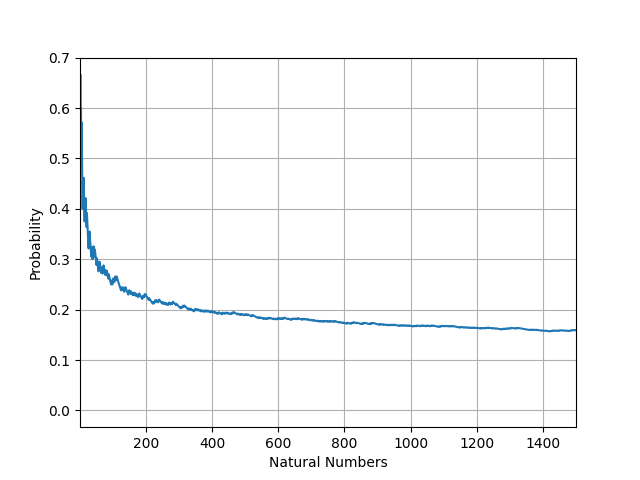

Reproduce this figure in Python.
from numpy import *
from math import *
from matplotlib.pyplot import *


def Prime(N):
    P = []
    for p in range(0, N + 1):
        if p > 1:
            for a in range(2, p):
                if (p % a) == 0:
                    break
            else:
                P.append(p)
    P = list(dict.fromkeys(P))
    return P


def main():
    N = int(input("Enter Number: N = "))
    # primes = Prime(N)
    # print(primes)
    # natural = [i for i in range(1, N + 1)]
    # figure, axis = subplots(2, 1)
    # axis[0].stem(primes)
    # axis[1].stem(natural)
    # show()

    P = [] # Probability of number of primes in given range of natural numbers.
    for j in range(1, N + 1):
        primes = Prime(j)
        n = len(primes)
        p = n/j
        P.append(p)
    
    print("P = ", P)
    plot(P)
    xlim([1, N])
    ylabel("Probability")
    xlabel("Natural Numbers")
    grid()
    savefig("primes.png")
    show()



main()
